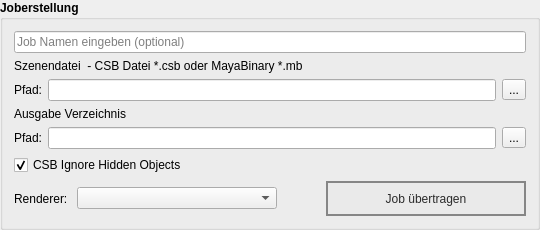
          <widget class="QGroupBox" name="jobBox">
           <property name="font">
            <font>
             <weight>75</weight>
             <bold>true</bold>
            </font>
           </property>
           <property name="title">
            <string>Joberstellung</string>
           </property>
           <layout class="QVBoxLayout" name="verticalLayout_7">
            <item>
             <widget class="QLineEdit" name="pathJobNameLineEdit">
              <property name="font">
               <font>
                <weight>50</weight>
                <bold>false</bold>
               </font>
              </property>
              <property name="placeholderText">
               <string>Job Namen eingeben (optional)</string>
              </property>
             </widget>
            </item>
            <item>
             <layout class="QHBoxLayout" name="horizontalLayout_8">
              <item>
               <widget class="QLabel" name="labelOutputDir_2">
                <property name="font">
                 <font>
                  <weight>50</weight>
                  <bold>false</bold>
                 </font>
                </property>
                <property name="text">
                 <string>Szenendatei  - CSB Datei *.csb oder MayaBinary *.mb</string>
                </property>
               </widget>
              </item>
             </layout>
            </item>
            <item>
             <layout class="QHBoxLayout" name="jobLayoutFile">
              <item>
               <widget class="QLabel" name="label_scene_file">
                <property name="font">
                 <font>
                  <weight>50</weight>
                  <bold>false</bold>
                 </font>
                </property>
                <property name="text">
                 <string>Pfad:</string>
                </property>
               </widget>
              </item>
              <item>
               <widget class="QLineEdit" name="pathSceneLineEdit">
                <property name="font">
                 <font>
                  <weight>50</weight>
                  <italic>true</italic>
                  <bold>false</bold>
                 </font>
                </property>
               </widget>
              </item>
              <item>
               <widget class="QToolButton" name="pathSceneBtn">
                <property name="font">
                 <font>
                  <weight>50</weight>
                  <bold>false</bold>
                 </font>
                </property>
                <property name="text">
                 <string>...</string>
                </property>
               </widget>
              </item>
             </layout>
            </item>
            <item>
             <layout class="QHBoxLayout" name="horizontalLayout_7">
              <item>
               <widget class="QLabel" name="labelOutputDir">
                <property name="font">
                 <font>
                  <weight>50</weight>
                  <bold>false</bold>
                 </font>
                </property>
                <property name="text">
                 <string>Ausgabe Verzeichnis</string>
                </property>
               </widget>
              </item>
             </layout>
            </item>
            <item>
             <layout class="QHBoxLayout" name="jobLayoutOutput">
              <item>
               <widget class="QLabel" name="label_output">
                <property name="font">
                 <font>
                  <weight>50</weight>
                  <bold>false</bold>
                 </font>
                </property>
                <property name="text">
                 <string>Pfad:</string>
                </property>
               </widget>
              </item>
              <item>
               <widget class="QLineEdit" name="pathOutputLineEdit">
                <property name="font">
                 <font>
                  <weight>50</weight>
                  <italic>true</italic>
                  <bold>false</bold>
                 </font>
                </property>
               </widget>
              </item>
              <item>
               <widget class="QToolButton" name="pathOutputBtn">
                <property name="font">
                 <font>
                  <weight>50</weight>
                  <bold>false</bold>
                 </font>
                </property>
                <property name="text">
                 <string>...</string>
                </property>
               </widget>
              </item>
             </layout>
            </item>
            <item>
             <widget class="QCheckBox" name="checkBoxCsbIgnoreHidden">
              <property name="font">
               <font>
                <weight>50</weight>
                <bold>false</bold>
               </font>
              </property>
              <property name="text">
               <string>CSB Ignore Hidden Objects</string>
              </property>
              <property name="checked">
               <bool>true</bool>
              </property>
             </widget>
            </item>
            <item>
             <layout class="QHBoxLayout" name="horizontalLayout_3">
              <property name="spacing">
               <number>9</number>
              </property>
              <property name="leftMargin">
               <number>0</number>
              </property>
              <property name="topMargin">
               <number>0</number>
              </property>
              <property name="rightMargin">
               <number>0</number>
              </property>
              <property name="bottomMargin">
               <number>0</number>
              </property>
              <item>
               <widget class="QLabel" name="label_output_2">
                <property name="font">
                 <font>
                  <weight>50</weight>
                  <bold>false</bold>
                 </font>
                </property>
                <property name="text">
                 <string>Renderer:</string>
                </property>
               </widget>
              </item>
              <item>
               <widget class="QComboBox" name="rendererBox">
                <property name="minimumSize">
                 <size>
                  <width>200</width>
                  <height>0</height>
                 </size>
                </property>
                <property name="font">
                 <font>
                  <weight>50</weight>
                  <italic>true</italic>
                  <bold>false</bold>
                 </font>
                </property>
               </widget>
              </item>
              <item>
               <spacer name="horizontalSpacer_2">
                <property name="orientation">
                 <enum>Qt::Horizontal</enum>
                </property>
                <property name="sizeHint" stdset="0">
                 <size>
                  <width>40</width>
                  <height>20</height>
                 </size>
                </property>
               </spacer>
              </item>
              <item>
               <widget class="QPushButton" name="pathJobSendBtn">
                <property name="minimumSize">
                 <size>
                  <width>200</width>
                  <height>35</height>
                 </size>
                </property>
                <property name="font">
                 <font>
                  <weight>50</weight>
                  <bold>false</bold>
                 </font>
                </property>
                <property name="styleSheet">
                 <string notr="true">* {background: rgb(234, 234, 234); color: rgb(42, 42, 42); border: 2px solid rgb(134, 134, 134); padding-left: 10px; padding-right: 10px;}
*:hover {background: rgb(255,255,255)}</string>
                </property>
                <property name="text">
                 <string>Job übertragen</string>
                </property>
                <property name="icon">
                 <iconset resource="res/preset_editor_rsc.qrc">
                  <normaloff>:/main/forward.png</normaloff>:/main/forward.png</iconset>
                </property>
                <property name="flat">
                 <bool>true</bool>
                </property>
               </widget>
              </item>
             </layout>
            </item>
           </layout>
          </widget>
